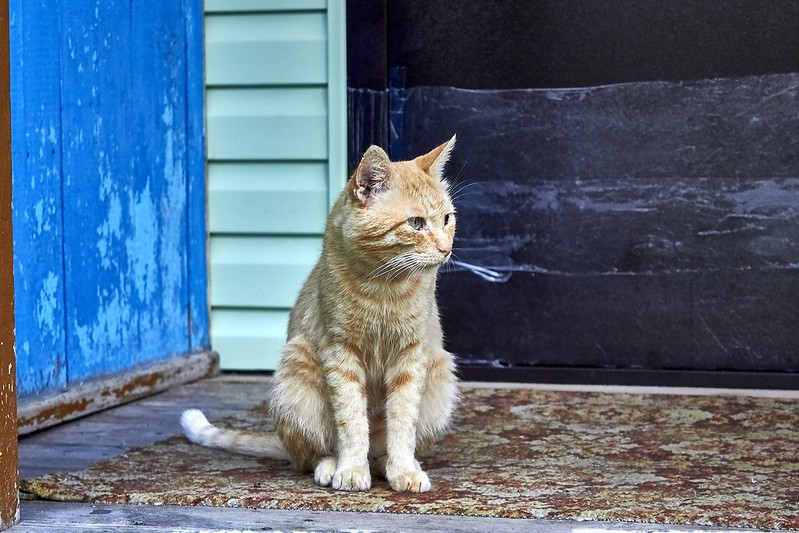
#> input picture testdata/img1.jpg, 799 x 533 px
$ python paintloops.py
#> lines starting #> are read from the running program, lines starting #| are printed output that depends on the picture
import os.path
import numpy as np
import cv2.cv2 as cv2

def paintloops(imgsize, path_imgseg, loops, color):

#> called with imgsize = (799, 533), path_imgseg = 'testdata/img1_1_.png'
  if os.path.isfile(path_imgseg):
    imgseg = cv2.imread(path_imgseg)
    if imgseg.shape[0] != imgsize[0] or imgseg.shape[1] != imgsize[1] or imgseg.shape[2] != 4:
      imgseg = np.zeros((imgsize[1], imgsize[0], 4))
  else:
    imgseg = np.zeros((imgsize[1], imgsize[0], 4))
#> imgseg: shape (533, 799, 4) float64; every value is 0

  npls = []
  for loop in loops:
    npl = np.asarray(loop)
    npl = npl.reshape((-1, 2))
    npls.append(npl.astype(np.int32))
  imgseg = cv2.fillPoly(imgseg, npls, (color[2], color[1], color[0], color[3]))
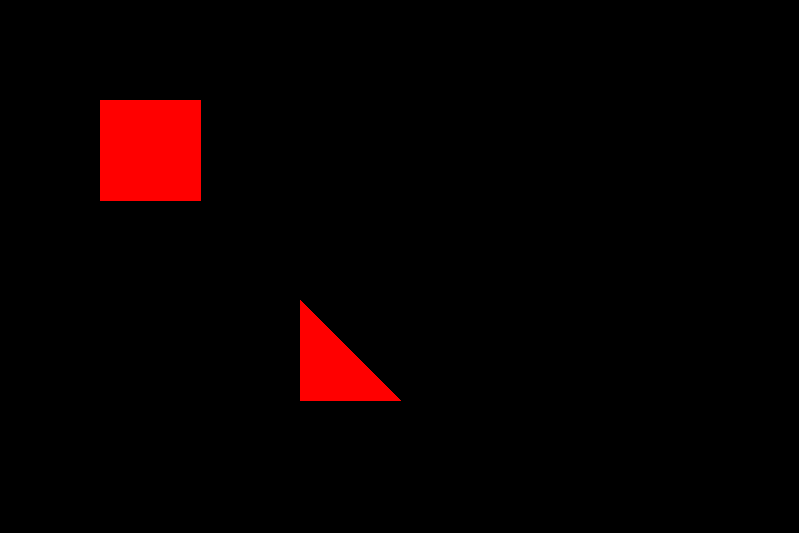
#> imgseg: shape (533, 799, 4) float64; mean B, G, R, A 0, 0, 9.2, 9.2

  return imgseg

if __name__ == '__main__':

  path_img = "testdata/img1.jpg"
  path_imgseg = path_img.rsplit(".",1)[0]+"_1_.png"
  loops = [[100,100, 100,200, 200,200, 200,100],
           [300, 300, 400, 400, 300, 400]]
  color = [255,0,0,255]

  imgseg = paintloops(cv2.imread(path_img).shape[::-1][1:3],
                      path_imgseg,
                      loops,
                      color)

  print(imgseg.shape)
#| (533, 799, 4)
  cv2.imshow("imgseg",imgseg)
  cv2.waitKey(0)

  #cv2.imwrite(path_imgseg,imgseg)

$ run again, with docimg/edit_loops.png saved as testdata/img1.jpg
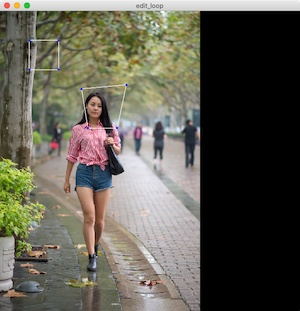
#> input picture docimg/edit_loops.png, 300 x 311 px
#> in paintloops, `imgseg = cv2.fillPoly(imgseg, npls, (color[2], color[1], color[0], col..`:
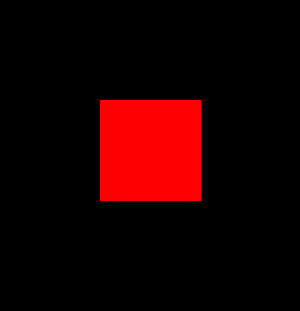
#> imgseg: shape (311, 300, 4) float64; mean B, G, R, A 0, 0, 27.9, 27.9
#| (311, 300, 4)
